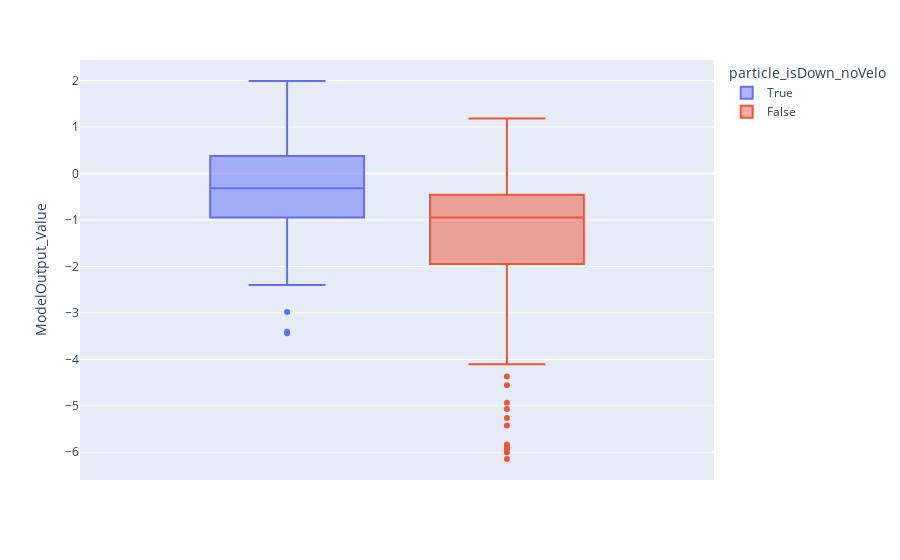

The cell this chart's notebook holds for it:
### Code cell
#Model Output statistical value distribution to check the outliers.
px.box(test_data,y='ModelOutput_Value',color='particle_isDown_noVelo')

### Figure 1 — Plotly figure (JSON) as saved in the notebook; plotly's stock layout.template omitted (floating-point values rounded to 4 significant figures; data arrays with more than 128 entries replaced by an {"elided": "..."} marker saying what was removed)
{"data": [{"alignmentgroup": "True", "hovertemplate": "particle_isDown_noVelo=True<br>ModelOutput_Value=%{y}<extra></extra>", "legendgroup": "True", "marker": {"color": "#636efa"}, "name": "True", "notched": false, "offsetgroup": "True", "orientation": "v", "showlegend": true, "type": "box", "x0": " ", "xaxis": "x", "y": {"elided": "171 float values"}, "y0": " ", "yaxis": "y"}, {"alignmentgroup": "True", "hovertemplate": "particle_isDown_noVelo=False<br>ModelOutput_Value=%{y}<extra></extra>", "legendgroup": "False", "marker": {"color": "#EF553B"}, "name": "False", "notched": false, "offsetgroup": "False", "orientation": "v", "showlegend": true, "type": "box", "x0": " ", "xaxis": "x", "y": {"elided": "172 float values"}, "y0": " ", "yaxis": "y"}], "layout": {"boxmode": "group", "legend": {"title": {"text": "particle_isDown_noVelo"}, "tracegroupgap": 0}, "margin": {"t": 60}, "xaxis": {"anchor": "y", "domain": [0, 1]}, "yaxis": {"anchor": "x", "domain": [0, 1], "title": {"text": "ModelOutput_Value"}}}}
